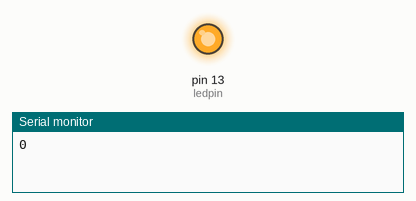
Recording of a sketch running on a simulated Arduino Uno, built with avr-gcc and run on an emulated ATmega328P. On the bench: output pins drawn as LEDs (lit = HIGH), the last lines printed to the serial monitor.

Above: at 0.1 s.
At 9.1 s:
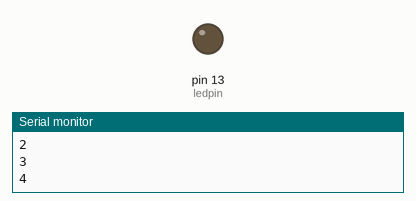
Timing chart, 0 to 40.0 s (numbered marks = the images above):
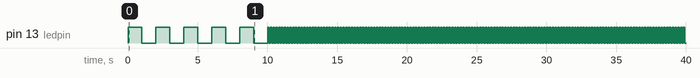

The sketch:

Finite_LED_Blinker.ino
```cpp
int ledpin = 13;
int counter = 0;

void setup() {
  // put your setup code here, to run once:
  pinMode(13, OUTPUT); //turns on LED
  Serial.begin(9600); //always turn this on
}


void loop() {
  Serial.println(counter);

  if (counter < 5) //will stop running when reaching 5
  {
    digitalWrite(ledpin, HIGH);   // set the LED on
    delay(1000);                  // delays
    digitalWrite(ledpin, LOW);    // set the LED off
    delay(1000);                  // delays

    counter = counter + 1; //each time the command happens, adds +1 each time starting from 0
  }

  else { //will start running when if stops or reaches five
    digitalWrite(ledpin, HIGH);   // set the LED on
    delay(100);                  // delays
    digitalWrite(ledpin, LOW);    // set the LED off
    delay(100);                  // delays
  }
}

//When checking if two things are equal use ==
// = is when you are creating a variable
// = is the assignment operator
```

Measured:
- by itself, pin 13 (ledpin): goes 5 × (HIGH 1.0 s, LOW 1.0 s), 149 × (HIGH 0.10 s, LOW 0.10 s), HIGH 0.10 s, then LOW
